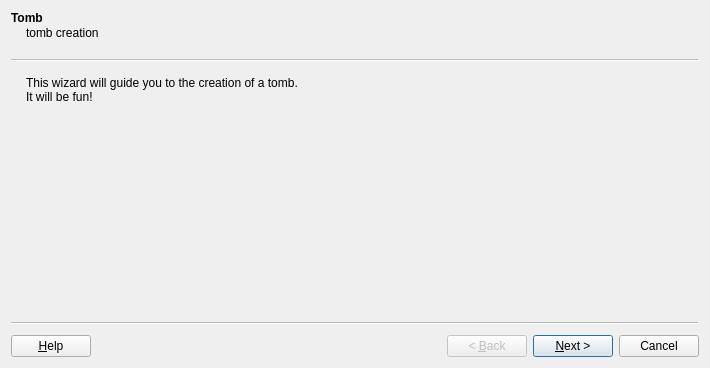
<?xml version="1.0" encoding="UTF-8"?>
<ui version="4.0">
 <class>Wizard</class>
 <widget class="QWizard" name="Wizard">
  <property name="geometry">
   <rect>
    <x>0</x>
    <y>0</y>
    <width>710</width>
    <height>368</height>
   </rect>
  </property>
  <property name="windowTitle">
   <string>Wizard</string>
  </property>
  <property name="options">
   <set>QWizard::HaveHelpButton|QWizard::IndependentPages</set>
  </property>
  <widget class="QWizardPage" name="wizardPage_intro">
   <property name="title">
    <string>Tomb</string>
   </property>
   <property name="subTitle">
    <string>tomb creation</string>
   </property>
   <layout class="QVBoxLayout" name="verticalLayout">
    <item>
     <widget class="QLabel" name="label">
      <property name="text">
       <string>This wizard will guide you to the creation of a tomb.&lt;br&gt; It will be fun!</string>
      </property>
      <property name="textFormat">
       <enum>Qt::RichText</enum>
      </property>
      <property name="wordWrap">
       <bool>true</bool>
      </property>
     </widget>
    </item>
   </layout>
  </widget>
  <widget class="QWizardPage" name="wizardPage_check">
   <property name="title">
    <string>Requirements check</string>
   </property>
   <layout class="QVBoxLayout" name="verticalLayout_12">
    <item>
     <widget class="QLabel" name="label_check">
      <property name="text">
       <string>Checking...</string>
      </property>
     </widget>
    </item>
    <item>
     <widget class="QGroupBox" name="groupBox_swap">
      <property name="enabled">
       <bool>true</bool>
      </property>
      <property name="title">
       <string>Swap error</string>
      </property>
      <layout class="QVBoxLayout" name="verticalLayout_13">
       <item>
        <widget class="QLabel" name="label_7">
         <property name="text">
          <string>It seems that you have swap activated. It is very dangerous, since you could leave LOT of traces on your computer UNencrypted. You have some options:</string>
         </property>
         <property name="wordWrap">
          <bool>true</bool>
         </property>
        </widget>
       </item>
       <item>
        <layout class="QVBoxLayout" name="verticalLayout_swapoff">
         <item>
          <widget class="QRadioButton" name="radioButton_swapoff">
           <property name="text">
            <string>Swapoff</string>
           </property>
          </widget>
         </item>
         <item>
          <layout class="QHBoxLayout" name="horizontalLayout_6">
           <item>
            <spacer name="horizontalSpacer_3">
             <property name="orientation">
              <enum>Qt::Horizontal</enum>
             </property>
             <property name="sizeType">
              <enum>QSizePolicy::Maximum</enum>
             </property>
             <property name="sizeHint" stdset="0">
              <size>
               <width>20</width>
               <height>20</height>
              </size>
             </property>
            </spacer>
           </item>
           <item>
            <widget class="QLabel" name="label_swapoff">
             <property name="text">
              <string>Note: swapoff could take a long time, and, in case the memory is not enough, could even make your system crash. Your system seems to have %freeram%MB free</string>
             </property>
             <property name="wordWrap">
              <bool>true</bool>
             </property>
            </widget>
           </item>
          </layout>
         </item>
        </layout>
       </item>
       <item>
        <layout class="QVBoxLayout" name="verticalLayout_11">
         <item>
          <widget class="QRadioButton" name="radioButton_ignore">
           <property name="text">
            <string>Ignore</string>
           </property>
          </widget>
         </item>
         <item>
          <layout class="QHBoxLayout" name="horizontalLayout_7">
           <item>
            <spacer name="horizontalSpacer_4">
             <property name="orientation">
              <enum>Qt::Horizontal</enum>
             </property>
             <property name="sizeType">
              <enum>QSizePolicy::Maximum</enum>
             </property>
             <property name="sizeHint" stdset="0">
              <size>
               <width>20</width>
               <height>20</height>
              </size>
             </property>
            </spacer>
           </item>
           <item>
            <widget class="QLabel" name="label_9">
             <property name="text">
              <string>&lt;!DOCTYPE HTML PUBLIC &quot;-//W3C//DTD HTML 4.0//EN&quot; &quot;http://www.w3.org/TR/REC-html40/strict.dtd&quot;&gt;
&lt;html&gt;&lt;head&gt;&lt;meta name=&quot;qrichtext&quot; content=&quot;1&quot; /&gt;&lt;style type=&quot;text/css&quot;&gt;
p, li { white-space: pre-wrap; }
&lt;/style&gt;&lt;/head&gt;&lt;body style=&quot; font-family:'DejaVu Sans'; font-size:10pt; font-weight:400; font-style:normal;&quot;&gt;
&lt;p style=&quot; margin-top:0px; margin-bottom:0px; margin-left:0px; margin-right:0px; -qt-block-indent:0; text-indent:0px;&quot;&gt;&lt;span style=&quot; font-weight:600;&quot;&gt;Note:&lt;/span&gt; You should use this only if you are sure that your swap is encrypted, or that you are using compcache.&lt;/p&gt;
&lt;p style=&quot; margin-top:0px; margin-bottom:0px; margin-left:0px; margin-right:0px; -qt-block-indent:0; text-indent:0px;&quot;&gt;If this is not the case, DON'T select this, as it is &lt;span style=&quot; font-weight:600;&quot;&gt;VERY DANGEROUS &lt;/span&gt;to use encryption with swap activated&lt;/p&gt;&lt;/body&gt;&lt;/html&gt;</string>
             </property>
             <property name="wordWrap">
              <bool>true</bool>
             </property>
            </widget>
           </item>
          </layout>
         </item>
        </layout>
       </item>
      </layout>
     </widget>
    </item>
   </layout>
  </widget>
  <widget class="QWizardPage" name="wizardPage_tomb_size">
   <layout class="QVBoxLayout" name="verticalLayout_2">
    <item>
     <widget class="QLabel" name="label_2">
      <property name="text">
       <string>Please enter tomb size. Digging the tomb will require some time: usually, one minute per GB, but your mileage may vary. &lt;br&gt;Keep in mind that resizing it in the future is still NOT implemented</string>
      </property>
      <property name="wordWrap">
       <bool>true</bool>
      </property>
     </widget>
    </item>
    <item>
     <layout class="QHBoxLayout" name="horizontalLayout">
      <item>
       <widget class="QLabel" name="label_3">
        <property name="text">
         <string>Enter tomb size, in MB. 1GB=1000MB)</string>
        </property>
        <property name="buddy">
         <cstring>spinBox_size</cstring>
        </property>
       </widget>
      </item>
      <item>
       <widget class="QSpinBox" name="spinBox_size">
        <property name="minimum">
         <number>10</number>
        </property>
        <property name="maximum">
         <number>100000</number>
        </property>
        <property name="value">
         <number>100</number>
        </property>
       </widget>
      </item>
     </layout>
    </item>
   </layout>
  </widget>
  <widget class="QWizardPage" name="wizardPage_tomb_location">
   <layout class="QVBoxLayout" name="verticalLayout_3">
    <item>
     <widget class="QLabel" name="label_4">
      <property name="text">
       <string>Where do you want your tomb to be digged?</string>
      </property>
      <property name="wordWrap">
       <bool>true</bool>
      </property>
      <property name="buddy">
       <cstring>lineEdit_tombpath</cstring>
      </property>
     </widget>
    </item>
    <item>
     <layout class="QHBoxLayout" name="horizontalLayout_2">
      <item>
       <widget class="QLineEdit" name="lineEdit_tombpath">
        <property name="frame">
         <bool>true</bool>
        </property>
        <property name="placeholderText">
         <string>/path/to/file.tomb</string>
        </property>
       </widget>
      </item>
      <item>
       <widget class="QPushButton" name="button_tombpath">
        <property name="text">
         <string>Open file</string>
        </property>
       </widget>
      </item>
     </layout>
    </item>
   </layout>
  </widget>
  <widget class="QWizardPage" name="wizardPage_key_location">
   <property name="title">
    <string>Key creation</string>
   </property>
   <property name="subTitle">
    <string>Choose the location for your key</string>
   </property>
   <layout class="QVBoxLayout" name="verticalLayout_6">
    <item>
     <widget class="QLabel" name="label_5">
      <property name="text">
       <string>&lt;!DOCTYPE HTML PUBLIC &quot;-//W3C//DTD HTML 4.0//EN&quot; &quot;http://www.w3.org/TR/REC-html40/strict.dtd&quot;&gt;
&lt;html&gt;&lt;head&gt;&lt;meta name=&quot;qrichtext&quot; content=&quot;1&quot; /&gt;&lt;style type=&quot;text/css&quot;&gt;
p, li { white-space: pre-wrap; }
&lt;/style&gt;&lt;/head&gt;&lt;body style=&quot; font-family:'Sans Serif'; font-size:9pt; font-weight:400; font-style:normal;&quot;&gt;
&lt;p style=&quot; margin-top:0px; margin-bottom:0px; margin-left:0px; margin-right:0px; -qt-block-indent:0; text-indent:0px;&quot;&gt;Now, you have to decide where to put the &lt;span style=&quot; font-weight:600;&quot;&gt;key&lt;/span&gt; for your tomb&lt;br /&gt;You should not leave your key at the door, as this will lower security A LOT&lt;/p&gt;
&lt;p style=&quot; margin-top:0px; margin-bottom:0px; margin-left:0px; margin-right:0px; -qt-block-indent:0; text-indent:0px;&quot;&gt;Also, the keyfile is very small (less than a KB), so disk space is not an issue&lt;/p&gt;&lt;/body&gt;&lt;/html&gt;</string>
      </property>
      <property name="textFormat">
       <enum>Qt::RichText</enum>
      </property>
      <property name="wordWrap">
       <bool>true</bool>
      </property>
     </widget>
    </item>
    <item>
     <layout class="QVBoxLayout" name="verticalLayout_5">
      <item>
       <layout class="QVBoxLayout" name="verticalLayout_4">
        <item>
         <widget class="QRadioButton" name="radioButton_usb">
          <property name="enabled">
           <bool>false</bool>
          </property>
          <property name="text">
           <string>On a USB pen (best security)</string>
          </property>
          <property name="checkable">
           <bool>true</bool>
          </property>
          <property name="checked">
           <bool>false</bool>
          </property>
         </widget>
        </item>
        <item>
         <layout class="QHBoxLayout" name="horizontalLayout_4">
          <item>
           <spacer name="horizontalSpacer_2">
            <property name="orientation">
             <enum>Qt::Horizontal</enum>
            </property>
            <property name="sizeType">
             <enum>QSizePolicy::Maximum</enum>
            </property>
            <property name="sizeHint" stdset="0">
             <size>
              <width>40</width>
              <height>20</height>
             </size>
            </property>
           </spacer>
          </item>
          <item>
           <widget class="QLabel" name="label_6">
            <property name="enabled">
             <bool>false</bool>
            </property>
            <property name="text">
             <string>If you choose to do so, do not insert it NOW. Do it when you are asked to do so</string>
            </property>
           </widget>
          </item>
         </layout>
        </item>
       </layout>
      </item>
      <item>
       <widget class="QRadioButton" name="radioButton_near">
        <property name="toolTip">
         <string>&lt;!DOCTYPE HTML PUBLIC &quot;-//W3C//DTD HTML 4.0//EN&quot; &quot;http://www.w3.org/TR/REC-html40/strict.dtd&quot;&gt;
&lt;html&gt;&lt;head&gt;&lt;meta name=&quot;qrichtext&quot; content=&quot;1&quot; /&gt;&lt;style type=&quot;text/css&quot;&gt;
p, li { white-space: pre-wrap; }
&lt;/style&gt;&lt;/head&gt;&lt;body style=&quot; font-family:'Sans Serif'; font-size:9pt; font-weight:400; font-style:normal;&quot;&gt;
&lt;p style=&quot; margin-top:0px; margin-bottom:0px; margin-left:0px; margin-right:0px; -qt-block-indent:0; text-indent:0px;&quot;&gt;It will be created as a regular file in the same directory of your tomb.&lt;/p&gt;
&lt;p style=&quot; margin-top:0px; margin-bottom:0px; margin-left:0px; margin-right:0px; -qt-block-indent:0; text-indent:0px;&quot;&gt;It is much easier to use, but also much more &lt;span style=&quot; font-style:italic;&quot;&gt;insecure&lt;/span&gt;: all your security will be guaranteed by your &lt;span style=&quot; font-weight:600;&quot;&gt;password&lt;/span&gt;. If you really want to do this, choose a strong password (lot of random/non-dictionary words, spaces, numbers, odd characters)&lt;/p&gt;&lt;/body&gt;&lt;/html&gt;</string>
        </property>
        <property name="text">
         <string>Near to the tomb itself (this is BAD)</string>
        </property>
        <property name="checked">
         <bool>true</bool>
        </property>
       </widget>
      </item>
      <item>
       <widget class="QRadioButton" name="radioButton_custom">
        <property name="text">
         <string>Specify location</string>
        </property>
       </widget>
      </item>
     </layout>
    </item>
    <item>
     <layout class="QHBoxLayout" name="horizontalLayout_3">
      <item>
       <spacer name="horizontalSpacer">
        <property name="orientation">
         <enum>Qt::Horizontal</enum>
        </property>
        <property name="sizeType">
         <enum>QSizePolicy::Maximum</enum>
        </property>
        <property name="sizeHint" stdset="0">
         <size>
          <width>40</width>
          <height>20</height>
         </size>
        </property>
       </spacer>
      </item>
      <item>
       <widget class="QLineEdit" name="lineEdit_custom">
        <property name="enabled">
         <bool>false</bool>
        </property>
       </widget>
      </item>
      <item>
       <widget class="QPushButton" name="pushButton_custom">
        <property name="enabled">
         <bool>false</bool>
        </property>
        <property name="text">
         <string>Choose location</string>
        </property>
       </widget>
      </item>
     </layout>
    </item>
    <item>
     <widget class="QLabel" name="label_11">
      <property name="text">
       <string>&lt;!DOCTYPE HTML PUBLIC &quot;-//W3C//DTD HTML 4.0//EN&quot; &quot;http://www.w3.org/TR/REC-html40/strict.dtd&quot;&gt;
&lt;html&gt;&lt;head&gt;&lt;meta name=&quot;qrichtext&quot; content=&quot;1&quot; /&gt;&lt;style type=&quot;text/css&quot;&gt;
p, li { white-space: pre-wrap; }
&lt;/style&gt;&lt;/head&gt;&lt;body style=&quot; font-family:'Sans Serif'; font-size:9pt; font-weight:400; font-style:normal;&quot;&gt;
&lt;p style=&quot; margin-top:0px; margin-bottom:0px; margin-left:0px; margin-right:0px; -qt-block-indent:0; text-indent:0px;&quot;&gt;&lt;span style=&quot; font-weight:600;&quot;&gt;Help: &lt;/span&gt;the key file is very small, so disk usage is not an issue&lt;/p&gt;&lt;/body&gt;&lt;/html&gt;</string>
      </property>
      <property name="wordWrap">
       <bool>true</bool>
      </property>
     </widget>
    </item>
   </layout>
  </widget>
  <widget class="QWizardPage" name="wizardPage_progress">
   <property name="title">
    <string>Creating</string>
   </property>
   <property name="subTitle">
    <string>Please wait</string>
   </property>
   <layout class="QVBoxLayout" name="verticalLayout_9">
    <item>
     <layout class="QVBoxLayout" name="verticalLayout_7">
      <item>
       <widget class="QProgressBar" name="progressBar">
        <property name="value">
         <number>0</number>
        </property>
        <property name="textVisible">
         <bool>true</bool>
        </property>
        <property name="invertedAppearance">
         <bool>false</bool>
        </property>
       </widget>
      </item>
      <item>
       <layout class="QHBoxLayout" name="horizontalLayout_5">
        <item>
         <widget class="QLabel" name="label_progress">
          <property name="text">
           <string>Creating tomb, please wait...</string>
          </property>
         </widget>
        </item>
       </layout>
      </item>
     </layout>
    </item>
    <item>
     <widget class="QTextBrowser" name="textBrowser_log">
      <property name="documentTitle">
       <string>Log</string>
      </property>
      <property name="html">
       <string>&lt;!DOCTYPE HTML PUBLIC &quot;-//W3C//DTD HTML 4.0//EN&quot; &quot;http://www.w3.org/TR/REC-html40/strict.dtd&quot;&gt;
&lt;html&gt;&lt;head&gt;&lt;meta name=&quot;qrichtext&quot; content=&quot;1&quot; /&gt;&lt;title&gt;Log&lt;/title&gt;&lt;style type=&quot;text/css&quot;&gt;
p, li { white-space: pre-wrap; }
&lt;/style&gt;&lt;/head&gt;&lt;body style=&quot; font-family:'DejaVu Sans'; font-size:10pt; font-weight:400; font-style:normal;&quot;&gt;
&lt;p style=&quot; margin-top:0px; margin-bottom:0px; margin-left:0px; margin-right:0px; -qt-block-indent:0; text-indent:0px;&quot;&gt;&lt;span style=&quot; font-family:'Sans Serif'; font-size:9pt; font-weight:600;&quot;&gt;Log&lt;/span&gt;&lt;/p&gt;
&lt;p style=&quot;-qt-paragraph-type:empty; margin-top:0px; margin-bottom:0px; margin-left:0px; margin-right:0px; -qt-block-indent:0; text-indent:0px; font-family:'Sans Serif'; font-size:9pt; font-weight:600;&quot;&gt;&lt;/p&gt;&lt;/body&gt;&lt;/html&gt;</string>
      </property>
     </widget>
    </item>
   </layout>
  </widget>
  <widget class="QWizardPage" name="wizardPage_end">
   <layout class="QVBoxLayout" name="verticalLayout_8">
    <item>
     <widget class="QLabel" name="label_10">
      <property name="text">
       <string>You successfully created the tomb!</string>
      </property>
     </widget>
    </item>
    <item>
     <widget class="QCheckBox" name="checkBox_open">
      <property name="enabled">
       <bool>false</bool>
      </property>
      <property name="text">
       <string>Open the just-created tomb NOW!</string>
      </property>
      <property name="checked">
       <bool>false</bool>
      </property>
      <property name="tristate">
       <bool>false</bool>
      </property>
     </widget>
    </item>
   </layout>
  </widget>
 </widget>
 <resources/>
 <connections>
  <connection>
   <sender>radioButton_custom</sender>
   <signal>toggled(bool)</signal>
   <receiver>lineEdit_custom</receiver>
   <slot>setEnabled(bool)</slot>
   <hints>
    <hint type="sourcelabel">
     <x>91</x>
     <y>56</y>
    </hint>
    <hint type="destinationlabel">
     <x>53</x>
     <y>56</y>
    </hint>
   </hints>
  </connection>
  <connection>
   <sender>radioButton_custom</sender>
   <signal>toggled(bool)</signal>
   <receiver>pushButton_custom</receiver>
   <slot>setEnabled(bool)</slot>
   <hints>
    <hint type="sourcelabel">
     <x>98</x>
     <y>56</y>
    </hint>
    <hint type="destinationlabel">
     <x>98</x>
     <y>56</y>
    </hint>
   </hints>
  </connection>
  <connection>
   <sender>Wizard</sender>
   <signal>currentIdChanged(int)</signal>
   <receiver>label_11</receiver>
   <slot>hide()</slot>
   <hints>
    <hint type="sourcelabel">
     <x>181</x>
     <y>335</y>
    </hint>
    <hint type="destinationlabel">
     <x>99</x>
     <y>60</y>
    </hint>
   </hints>
  </connection>
  <connection>
   <sender>Wizard</sender>
   <signal>helpRequested()</signal>
   <receiver>label_11</receiver>
   <slot>show()</slot>
   <hints>
    <hint type="sourcelabel">
     <x>135</x>
     <y>356</y>
    </hint>
    <hint type="destinationlabel">
     <x>99</x>
     <y>60</y>
    </hint>
   </hints>
  </connection>
 </connections>
 <slots>
  <slot>check_passwords_equal()</slot>
 </slots>
</ui>
